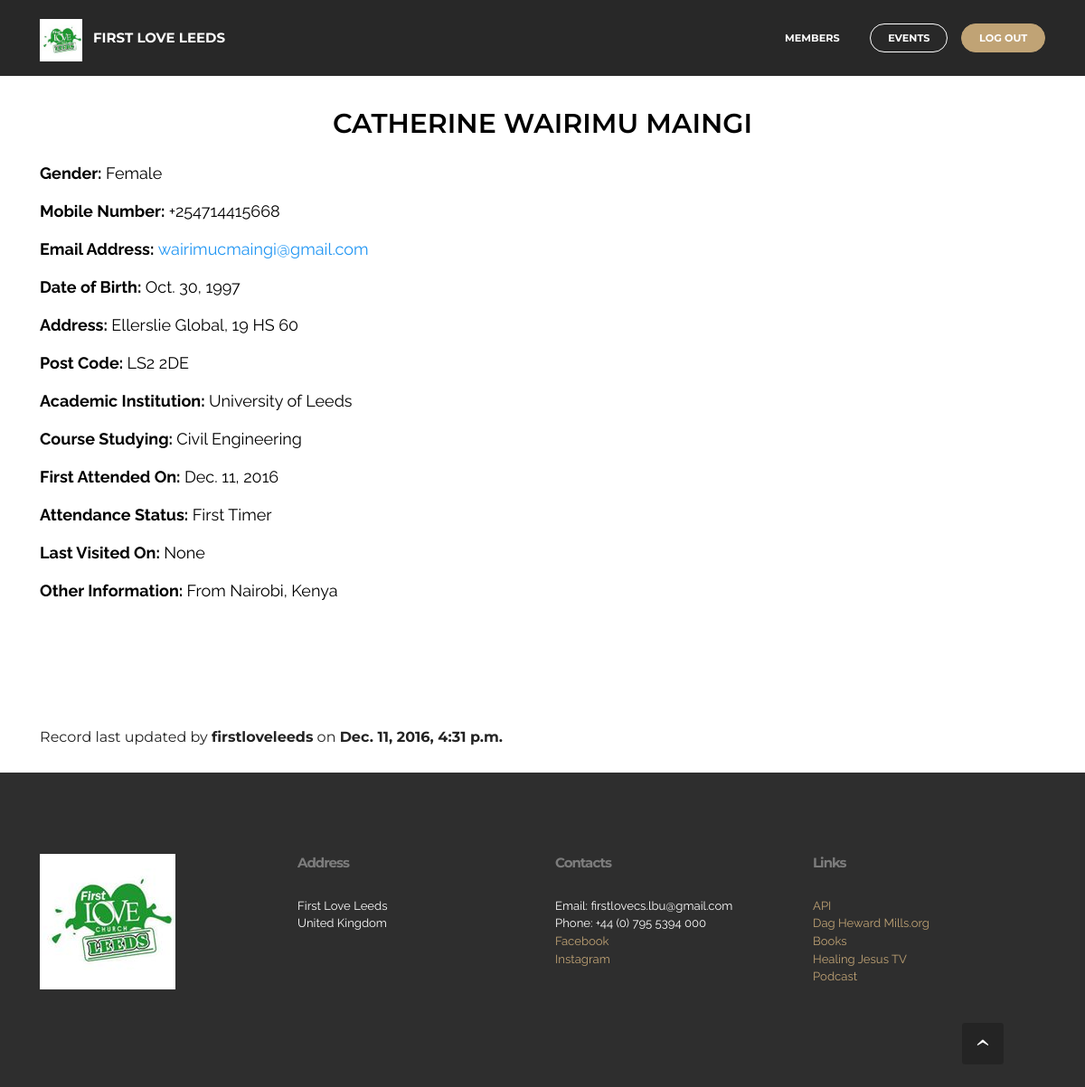
/member/Catherine Wairimu Maingi/ (signed in), run on the app's committed database.
### member/models.py (models this page shows, shortened)
class Member(models.Model):
	name = models.CharField(max_length=50, unique=True)
	gender = models.ForeignKey('Gender', on_delete=models.CASCADE, related_name="sex")
	mobile_no = models.CharField(max_length=50, blank=True, null=True, unique=False, verbose_name="Mobile number")
	email = models.EmailField(max_length=50, blank=True, null=True, verbose_name="Email Address")
	date_of_birth = models.DateField(blank=True, null=True)
	address = models.TextField(max_length=200, blank=True, null=True)
	post_code = models.CharField(max_length=10, blank=True, null=True)
	academic_institution = models.ForeignKey('AcademicInstitution', on_delete=models.CASCADE, related_name="academic_institution", null=True, blank=True)
	course = models.CharField(max_length=100, blank=True)
	first_attended = models.DateField(blank=True, null=True)
	attendance_status = models.ForeignKey('Attendance', on_delete=models.CASCADE, related_name="attendance_status")
	last_visited = models.DateField(null=True, blank=True)
	extra_info = models.TextField(max_length=2000, blank=True)
	last_modified = models.DateTimeField(auto_now=True)
	class Meta:
		ordering = ["name"]

class Gender(models.Model):
	gender = models.CharField(max_length=200, unique=True, null=True)
	def __str__(self):
		return self.gender
	class Meta:
		ordering = ["gender"]
		verbose_name_plural = "Gender"

class AcademicInstitution(models.Model):
	name = models.CharField(max_length=200, unique=True, null=True)
	def __str__(self):
		return self.name
	class Meta:
		ordering = ["name"]

class Attendance(models.Model):
	status = models.CharField(max_length=200, unique=True, null=True)
	def __str__(self):
		return self.status
	class Meta:
		ordering = ["status"]
		verbose_name_plural = "Attendance"

### member/views.py (the view)
@login_required
def member_info(request, name):
	member = Member.objects.get(name__iexact= name)
	context = {
		'member': member
	}
	return render (request, 'member/member_info.html', context)

### member/templates/member/member_info.html (shortened to what this page needs)
{% extends '_partial/base.html' %}

### welcome/templates/_partial/base.html (shortened to what this page needs)
{% spaceless %}
{% load staticfiles %}
{% endspaceless %}

### firstlove/static/dropdown/css/style.css (style rules this page uses)
.navbar-dropdown { left: 0; padding: 0; position: absolute; right: 0; top: 0; transition: all 0.45s ease; z-index: 1030; }
.navbar-dropdown .navbar-brand { float: none; font-size: 0; padding: 1.25rem 0; position: relative; transition: padding 0.25s ease; white-space: nowrap; }
.navbar-dropdown .navbar-brand::before { content: ""; display: inline-block; height: 100%; vertical-align: middle; }
.navbar-dropdown .navbar-logo, .navbar-dropdown .navbar-caption { display: inline-block; vertical-align: middle; }
.navbar-dropdown .navbar-logo { margin-right: 0.8rem; transition: margin 0.3s ease-in-out; }
.navbar-dropdown .navbar-logo img { height: 3.125rem; transition: all 0.3s ease-in-out; }
.navbar-dropdown .mbr-table-cell { height: 5.625rem; }
.navbar-dropdown .navbar-caption { font-family: "Montserrat"; font-size: 1rem; font-weight: 700; white-space: normal; }
.navbar-dropdown .navbar-caption, .navbar-dropdown .navbar-caption:hover { color: inherit; text-decoration: none; }
.navbar-dropdown.navbar-fixed-top { position: fixed; }
.nav-dropdown { display: table !important; font-family: "Montserrat"; font-size: 0.75rem; font-weight: 700; height: auto !important; }
.nav-dropdown .nav-item { display: table-cell; float: none; vertical-align: middle; }
.nav-dropdown .nav-btn { padding-left: 1rem; }
.nav-dropdown .link { margin: 1.667em; padding: 0; transition: color .2s ease-in-out; }
.nav-dropdown .link::after, .nav-dropdown .dropdown-item::after { color: inherit; }
.nav-dropdown .btn { font-size: 0.75rem; font-weight: 700; letter-spacing: 0; margin-bottom: 0; padding-left: 1.25rem; padding-right: 1.25rem; }

### firstlove/static/w3-css/w3.css (style rules this page uses)
html { box-sizing:border-box }
*,*:before,*:after { box-sizing:inherit }
html { -ms-text-size-adjust:100%;-webkit-text-size-adjust:100% }
body { margin:0 }
article,aside,details,figcaption,figure,footer,header,main,menu,nav,section,summary { display:block }
a { background-color:transparent;-webkit-text-decoration-skip:objects }
img { border-style:none }
html,body { font-family:Verdana,sans-serif;font-size:15px;line-height:1.5 }
html { overflow-x:hidden }
h1,h2,h3,h4,h5,h6,.w3-slim,.w3-wide { font-family:"Segoe UI",Arial,sans-serif }
h1 { font-size:36px }
h6 { font-size:16px }
h1,h2,h3,h4,h5,h6 { font-weight:400;margin:10px 0 }
img { margin-bottom:-5px }
a { color:inherit }
.w3-large { font-size:18px!important }
.w3-center { text-align:center!important }
.w3-text-blue,.w3-hover-text-blue:hover { color:#2196F3!important }
.w3-text-black,.w3-hover-text-black:hover { color:#000!important }

### firstlove/static/mobirise/css/mbr-additional.css (style rules this page uses)
body, input, textarea, .mbr-company .list-group-text { font-family: 'Raleway', sans-serif; }
.btn, .alert, h1, h2, h3, h4, h5, h6, .h1, .h2, .h3, .h4, .h5, .h6, .display-1, .display-2, .display-3, .display-4, .mbr-figure .mbr-figure-caption, .mbr-gallery-title, .mbr-map [data-state-details], .mbr-price { font-family: 'Montserrat', sans-serif; }
.mbr-footer-content h1, .mbr-footer .mbr-contacts h1, .mbr-footer-content h2, .mbr-footer .mbr-contacts h2, .mbr-footer-content h3, .mbr-footer .mbr-contacts h3, .mbr-footer-content h4, .mbr-footer .mbr-contacts h4, .mbr-footer-content p strong, .mbr-footer .mbr-contacts p strong, .mbr-footer-content strong, .mbr-footer .mbr-contacts strong { font-family: 'Montserrat', sans-serif; }
.btn { border-radius: 1.6em; }
.btn-primary { background-color: #c0a375; border-color: #c0a375; color: #ffffff; }
.text-primary { color: #c0a375 !important; }
.mbr-footer p a, .mbr-footer ul a { color: #c0a375; }
#ext_menu-7 .navbar-caption { color: #ffffff; }
#ext_menu-7 .link, #ext_menu-7 .dropdown-item { color: #ffffff; }
#ext_menu-7 .link { font-size: 0.75rem; }
#ext_menu-7 .navbar, #ext_menu-7 .nav-dropdown-sm, #ext_menu-7 .nav-dropdown-sm .link[aria-expanded="true"], #ext_menu-7 .nav-dropdown-sm .dropdown-menu { background: #282828; }

### data on the page
Member: name+gender+mobile_no (picture), name+gender+mobile_no "FIRST LOVE LEEDS MEMBERS EVENTS LOG OUT CATHERINE WAIRIMU MAINGI Gender: Female Mobile Number: +254714415668 Email Address: wairimucmaingi@gmail.com Date of Birth: Oct. 30, 1997 Address: Ellerslie Global, 19 HS 60 Post Code: LS2 2DE Academic Institution: University of Leeds Course Studying: Civil Engineering First Attended On: Dec. 11, 2016 Attendance Status: First Timer Last Visited On: None Other Information: From Nairobi, Kenya Record last updated by firstloveleeds on Dec. 11, 2016, 4:31 p.m. Address First Love Leeds United Kingdom Contacts Email: firstlovecs.lbu@gmail.com Phone: +44 (0) 795 5394 000 Facebook Instagram Links API Dag Heward Mills.org Books Healing Jesus TV Podcast"
